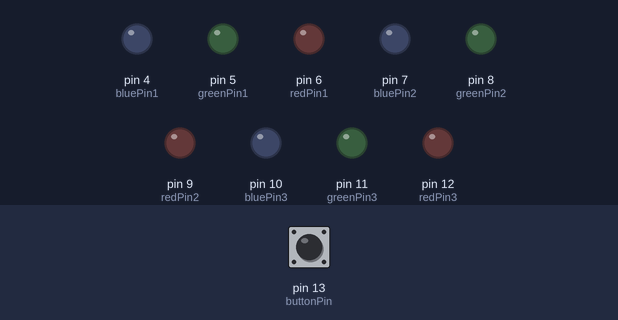
Bench run of a sketch on a simulated Arduino Uno, built with avr-gcc and run on an emulated ATmega328P. On the bench: output pins drawn as LEDs (lit = HIGH). Inputs (shaded band) come from the test bench; at power-on: pin 13 (buttonPin) HIGH.

Above: at 1.2 s.
1.3 s: pin 13 (buttonPin) pulled LOW for 0.15 s
At 2.95 s:
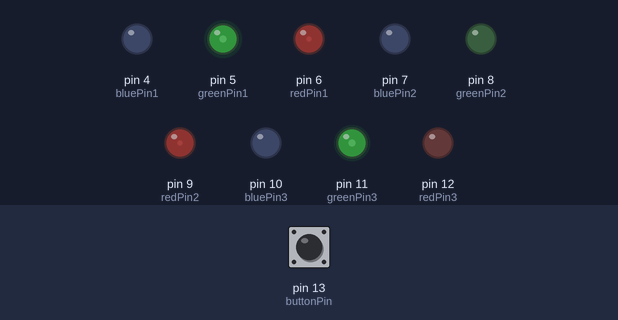
At 4.75 s:
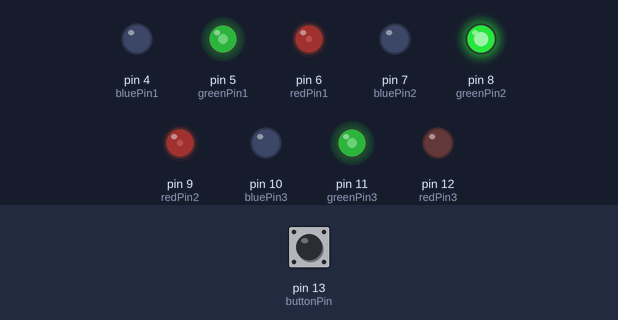
Timing chart, 0 to 23.8 s (numbered marks = the images above; inputs shaded):
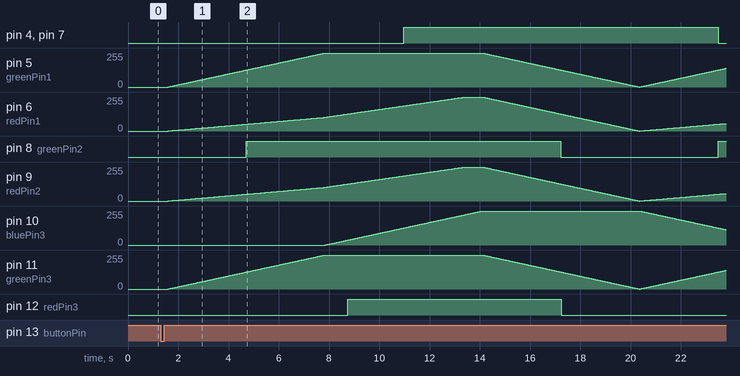

Measured:
- after the input at 1.3 s, pin 4 (bluePin1), pin 7 (bluePin2): LOW → HIGH after 9.7 s, → LOW 12.5 s later; pin 8 (greenPin2): LOW → HIGH after 3.4 s, → LOW 12.5 s later, → HIGH 6.3 s later; pin 10 (bluePin3): rises from 0/255 to 255/255 in 6.2 s, then falls to 115/255 in 9.7 s; pin 12 (redPin3): LOW → HIGH after 7.4 s, → LOW 8.5 s later

The sketch:

test_LED_fades.ino
```cpp
const int buttonPin = 13;
const int redPin1 = 6;
const int greenPin1 = 5;
const int bluePin1 = 4;
const int redPin2 = 9;
const int greenPin2 = 8;
const int bluePin2 = 7;
const int redPin3 = 12;
const int greenPin3 = 11;
const int bluePin3 = 10;

int black[3]  = { 0, 0, 0 };
int white[3]  = { 100, 100, 100 };
int red[3]    = { 100, 0, 0 };
int green[3]  = { 0, 100, 0 };
int blue[3]   = { 0, 0, 100 };
int yellow[3] = { 40, 95, 0 };
int dimWhite[3] = { 30, 30, 30 };

int redVal = black[0];
int grnVal = black[1];
int bluVal = black[2];

int wait = 2;      // 10ms internal crossFade delay; increase for slower fades
int hold = 2;       // Optional hold when a color is complete, before the next crossFade
int DEBUG = 1;      // DEBUG counter; if set to 1, will write values back via serial
int loopCount = 60; // How often should DEBUG report?
int repeat = 0;     // How many times should we loop before stopping? (0 for no stop)
int j = 0;          // Loop counter for repeat

int prevR = redVal;
int prevG = grnVal;
int prevB = bluVal;

int counter = 0;
bool access2 = false;


void setup() {
  Serial.begin(1200);
  pinMode(buttonPin, INPUT);
  pinMode(redPin1, OUTPUT);
  pinMode(greenPin1, OUTPUT);
  pinMode(bluePin1, OUTPUT);
  pinMode(redPin2, OUTPUT);
  pinMode(greenPin2, OUTPUT);
  pinMode(bluePin2, OUTPUT);
  pinMode(redPin3, OUTPUT);
  pinMode(greenPin3, OUTPUT);
  pinMode(bluePin3, OUTPUT);
}

void loop() {
  if(Serial.available())  /* If data is available on serial port */
  {
    /*Serial.print(char(Serial.read()));*/
    /*Serial.print("-");*/
    if(char(Serial.read()) == 50) {
      access2 = true;
      Serial.println(access2);/* Print character received on to the serial monitor */
    }
  }
  int buttonState;
  buttonState = digitalRead(buttonPin);

  if (buttonState == LOW) {
    counter++;
    delay(300);
  }


  else if (counter == 0) {
    digitalWrite(redPin1, LOW);
    digitalWrite(greenPin1, LOW);
    digitalWrite(bluePin1, LOW);
    digitalWrite(bluePin2, LOW);
    digitalWrite(greenPin2, LOW);
    digitalWrite(redPin2, LOW);
    digitalWrite(bluePin3, LOW);
    digitalWrite(greenPin3, LOW);
    digitalWrite(redPin3, LOW);
  }

  else if (counter == 1) {
    crossFade(yellow);
    delay(wait);
    crossFade(white);
    delay(wait);
    crossFade(blue);
    delay(wait);

    if (repeat) { // Do we loop a finite number of times?
      j += 1;
      if ((j >= repeat) || (buttonState == LOW)) { // Are we there yet?
        exit(j);         // If so, stop.
        counter ++;
        delay(500);
      }
    }
  }

  else if (counter == 2) {
    if (access2 == true) {
      digitalWrite(bluePin1, LOW);
      digitalWrite(redPin1, HIGH);
      digitalWrite(bluePin2, HIGH);
      digitalWrite(greenPin2, LOW);
      digitalWrite(redPin2, LOW);
      digitalWrite(greenPin3, HIGH);
      digitalWrite(redPin3, HIGH);
      digitalWrite(bluePin3, HIGH);
      delay(1000);
      digitalWrite(greenPin1, HIGH);
      digitalWrite(bluePin1, HIGH);
      digitalWrite(bluePin2, LOW);
      digitalWrite(redPin2, HIGH);
      digitalWrite(greenPin3, LOW);
      digitalWrite(redPin3, LOW);
      delay(1000);
      digitalWrite(greenPin1, LOW);
      digitalWrite(redPin1, LOW);
      digitalWrite(greenPin2, HIGH);
      digitalWrite(bluePin2, HIGH);
      digitalWrite(bluePin3, LOW);
      digitalWrite(redPin3, HIGH);
      delay(1000);
      if(counter != 2) {
        counter++;
      }
    } else {
        counter++;
      }
  }

//  else if (counter == 3) {
//    digitalWrite(redPin1, LOW);
//    digitalWrite(greenPin1, LOW);
//    digitalWrite(bluePin1, HIGH);
//    digitalWrite(bluePin2, LOW);
//    digitalWrite(greenPin2, LOW);
//    digitalWrite(redPin2, LOW);
//  }

  else {
    counter = 0;
  }

}

int calculateStep(int prevValue, int endValue) {
  int step = endValue - prevValue; // What's the overall gap?
  if (step) {                      // If its non-zero,
    step = 1020/step;              //   divide by 1020
  }
  return step;
}

int calculateVal(int step, int val, int i) {

  if ((step) && i % step == 0) { // If step is non-zero and its time to change a value,
    if (step > 0) {              //   increment the value if step is positive...
      val += 1;
    }
    else if (step < 0) {         //   ...or decrement it if step is negative
      val -= 1;
    }
  }
  // Defensive driving: make sure val stays in the range 0-255
  if (val > 255) {
    val = 255;
  }
  else if (val < 0) {
    val = 0;
  }
  return val;
}

void crossFade(int color[3]) {
  // Convert to 0-255
  int R = (color[0] * 255) / 100;
  int G = (color[1] * 255) / 100;
  int B = (color[2] * 255) / 100;

  int stepR = calculateStep(prevR, R);
  int stepG = calculateStep(prevG, G);
  int stepB = calculateStep(prevB, B);

  for (int i = 0; i <= 1020; i++) {
    redVal = calculateVal(stepR, redVal, i);
    grnVal = calculateVal(stepG, grnVal, i);
    bluVal = calculateVal(stepB, bluVal, i);

    analogWrite(redPin1, redVal);   // Write current values to LED pins
    analogWrite(greenPin1, grnVal);
    analogWrite(bluePin1, bluVal);

    delay(wait);

    analogWrite(redPin2, redVal);   // Write current values to LED pins
    analogWrite(greenPin2, grnVal);
    analogWrite(bluePin2, bluVal);

    delay(wait);

    analogWrite(redPin3, redVal);   // Write current values to LED pins
    analogWrite(greenPin3, grnVal);
    analogWrite(bluePin3, bluVal);

    delay(wait); // Pause for 'wait' milliseconds before resuming the loop
  }
  // Update current values for next loop
  prevR = redVal;
  prevG = grnVal;
  prevB = bluVal;
  delay(hold); // Pause for optional 'wait' milliseconds before resuming the loop
}
```
